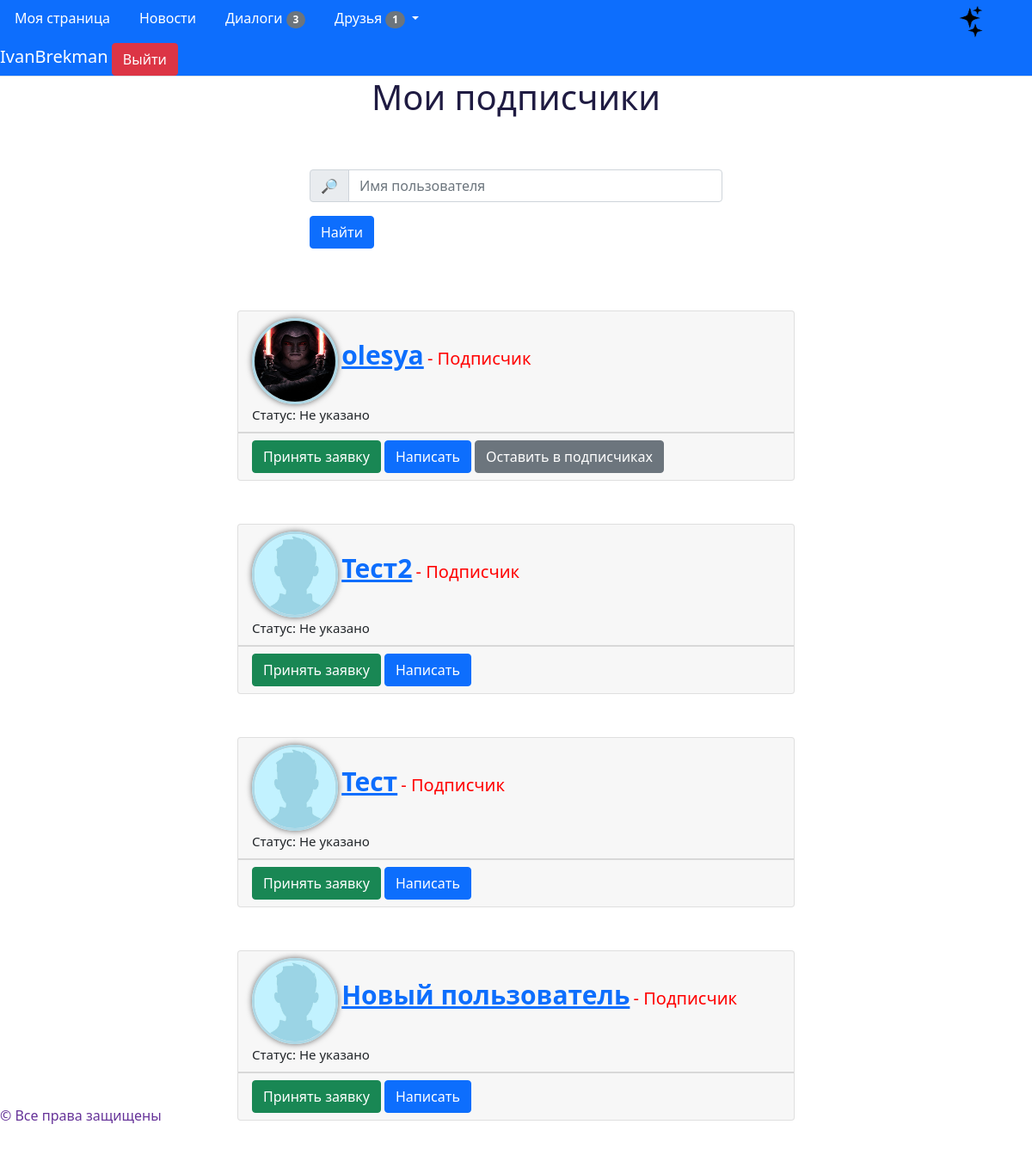
The app's page /subscribers/1 (signed in) with its own data.
### data/models/user.py (models this page shows, shortened)
class User(SqlAlchemyBase, UserMixin, SerializerMixin):
    __tablename__ = 'users'
    id = sqlalchemy.Column(sqlalchemy.Integer, primary_key=True, autoincrement=True)
    sid = sqlalchemy.Column(sqlalchemy.String)
    nickname = sqlalchemy.Column(sqlalchemy.String, nullable=False)
    email = sqlalchemy.Column(sqlalchemy.String, nullable=False, unique=True)
    img = sqlalchemy.Column(sqlalchemy.String, default='default')
    status = sqlalchemy.Column(sqlalchemy.String, default='Не указано')
    sex = sqlalchemy.Column(sqlalchemy.String, default='Не указано')
    education = sqlalchemy.Column(sqlalchemy.String, default='Не указано')
    marital_status = sqlalchemy.Column(sqlalchemy.String, default='Не указано')
    birthday = sqlalchemy.Column(sqlalchemy.DateTime, default=dt.datetime(1800, 1, 1))
    about_me = sqlalchemy.Column(sqlalchemy.String, default='Не указано')
    password = sqlalchemy.Column(sqlalchemy.String, nullable=False)
    create_date = sqlalchemy.Column(sqlalchemy.DateTime, default=dt.datetime.utcnow)
    last_seen = sqlalchemy.Column(sqlalchemy.DateTime, default=dt.datetime.utcnow)
    posts = orm.relation("Post", back_populates="user", order_by='desc(Post.create_date)',
                         lazy='subquery')
    rates = orm.relation("PostRate", back_populates="user", lazy='subquery')
    _subscribers = orm.relationship("FriendshipOffer", back_populates='user_to', lazy='dynamic',
                                    primaryjoin='User.id == FriendshipOffer.id_to')
    _offers = orm.relationship('FriendshipOffer', back_populates='user_from', lazy='dynamic',
                               primaryjoin='User.id == FriendshipOffer.id_from')
    _friends = orm.relationship('Friend', lazy='dynamic',
                                primaryjoin='or_(User.id == Friend.id1, User.id == Friend.id2)')
    _unanswered_ss = orm.relationship("FriendshipOffer", back_populates='user_to', lazy='subquery',
                                      primaryjoin='User.id == FriendshipOffer.id_to and not '
                                                  'FriendshipOffer.is_answered')
    dialogs = orm.relationship('Dialog', lazy='subquery',
                               primaryjoin='or_(User.id == Dialog.id1, User.id == Dialog.id2)')
    messages = orm.relationship('Message', back_populates='user_to', lazy='subquery',
                                primaryjoin='User.id == Message.id_to')
    notifications = orm.relationship('Notification', back_populates='user', lazy='dynamic')
    def subscribers(self):
        return [offer.user_from for offer in sorted(self._subscribers, key=lambda o: o.is_answered)]
    def unanswered_subscribers(self):
        return [offer for offer in self._unanswered_ss if not offer.is_answered]
    def need_answer(self, user):
        for offer in self._unanswered_ss:
            if offer.user_from == user and not offer.is_answered:
                return True
        return False
    def friends(self):
        return [friend.user1 if friend.user1 != self else friend.user2 for friend in self._friends]
    def unread_dialogs(self):
        dialogs = {}
        for mes in [message for message in self.messages if not message.is_read]:
            if dialogs.get(mes.id_from):
                dialogs.get(mes.id_from).append(mes)
            else:
                dialogs[mes.id_from] = [mes]
        return dialogs

### main.py (the view)
@app.route('/subscribers/<int:user_id>', methods=['GET', 'POST'])
@login_required
def subscribers(user_id):
    session = db_session.create_session()
    user = get_user(session, user_id, check_auth=False)
    users = user.subscribers()
    title = 'Мои подписчики' if user == current_user else f'Подписчики {user.nickname}'
    form = FindUserForm()
    if form.validate_on_submit():
        if not form.nickname.data:
            return redirect(url_for('subscribers', user_id=user_id))
        users = list(filter(lambda u: form.nickname.data.lower() in u.nickname.lower(), users))
    return render_template('users_list.html', title=title, users=users, form=form,
                           method=request.method, c_user=user)

### app/forms.py
class FindUserForm(FlaskForm):
    nickname = StringField('')
    submit = SubmitField('Найти')

### data/db_session.py (called while the page is built)
def create_session() -> Session:
    global __factory
    assert isinstance(__factory, orm.sessionmaker), f"Wrong type of __factory. Excepted " \
                                                    f"orm.sessionmaker, got {type(__factory)}"
    return __factory()

### main.py (called while the page is built)
def get_user(session, user_id, check_auth=True) -> User:
    user = session.query(User).get(user_id)
    if not user:
        raise ValueError(f'There are no users with id: {user_id}')
    if check_auth and current_user != user:
        raise ValueError(f'User with id {user_id} doesnt match to current_user, but current_page'
                         f' need this math')
    return user

@login_manager.user_loader
def load_user(user_id):
    session = db_session.create_session()
    return session.query(User).get(user_id)

@app.context_processor
def app_context():
    context = {'date': dt.utcnow, 'user_info': get_user_status_info, 'isinstance': isinstance,
               'Post': Post}
    return context

@app.before_request
def before_request():
    if current_user.is_authenticated:
        session = db_session.create_session()
        user = session.query(User).get(current_user.id)
        user.last_seen = dt.utcnow()
        session.commit()
        print(current_user.sid, clients)

@app.after_request
@cross_origin()
def after_request(response):
    response.headers.add('Access-Control-Allow-Origin', '*')
    response.headers.add('Access-Control-Allow-Headers', 'Content-Type,Authorization')
    response.headers.add('Access-Control-Allow-Methods', 'GET,PUT,POST,DELETE,OPTIONS')
    return response

### templates/users_list.html (shortened to what this page needs)
{% extends 'base.html' %}
{% block links %}
    <link rel="stylesheet" href="{{ url_for('static', filename='css/posts_style.css') }}">
{% endblock %}
{% macro friendship_card(user) %}
    {% set info = user_info(c_user, user) %}
    <div id="user_{{ user.id }}" class="card post-card">
        <div class="card-header">
            <img class="author-img round" src="{{ url_for('static', filename='img/users_img/' + user.img + '.jpg') }}" alt="Фотография друга">
            <a href="{{ url_for('home_page', user_id=user.id) }}" style="font-size: 30px"><b>{{ user.nickname }}</b></a>
            <span id="user_{{ user.id }}_status" style="font-size: 20px; color: {{ info['status_style_color'] }}">
                {{ info['status_text'].encode(encoding='utf-8').decode('utf-8') }}
            </span><br>
            <span style="font-size: 15px">Статус: {{ user.status }}</span>
        </div>
        <div id="user_{{ user.id }}_buttons" class="card-footer">
            {% if current_user == c_user %}{% if info['type'] == 'subscriber' %} {{ subscriber }} {% endif %} {% endif %}
            <a class="btn btn-primary" href="{{ url_for('users_dialog', id_from=c_user.id, id_to=user.id) }}">Написать</a>
            {% if current_user == c_user %}
                {% if c_user.need_answer(user) %} <a id="user_{{ user.id }}_sub_btn" class="btn btn-secondary" href="javascript:answer_offer({{ c_user.id }}, {{ user.id }})">Оставить в подписчиках</a> {% endif %}
            {% endif %}
        </div>
    </div>
{% endmacro %}
{% block content %}
    <h1>{{ title }}</h1>
    {% include '_find_user_form.html' %}
    {% set users = pagination['users'] if pagination is defined else users %}
    {% if not users %}
        <div class="none">
            {% if method == "GET" %}
                <h1>Отсутствует информация по данной категории</h1>
            {% else %}
                <h1>Друзей с таким никнеймом не найдено</h1>
            {% endif %}
            <img src="{{ url_for('static', filename='img/cat.png') }}" alt="Грустный котик"/>
        </div>
    {% else %}
        <div id="users_friendship_cards">
            {% for user in users %}
                {{ friendship_card(user) }}
            {% endfor %}
        </div>
    {% endif %}
{% endblock %}

### templates/base.html (shortened to what this page needs)
<!DOCTYPE html>
<html lang="en">
<head>
    <link rel="stylesheet"
          href="https://cdn.jsdelivr.net/npm/bootstrap@5.0.0-beta1/dist/css/bootstrap.min.css"
>
    <link rel="stylesheet" href="{{ url_for('static', filename='css/main.css') }}" type="text/css">
    <link rel="stylesheet" href="{{ url_for('static', filename='css/dark.css') }}" type="text/css">
    <link rel="stylesheet" href="{{ url_for('static', filename='css/popup.css') }}" type="text/css">
    {% block links %}{% endblock %}
</head>
<body>
    <header>
        {% block navigation %}
        <div class="nav nav-tabs navbar-light bg-primary" id="nav-tab" role="tablist">
            <a class="nav-item nav-link" style="color: white" id="hom" href="{{ url_for('home_page', user_id=current_user.id) }}"      role="tab" aria-selected="true" >Моя страница</a>
            <a class="nav-item nav-link" style="color: white" id="ind" href="{{ url_for('index') }}"                                   role="tab" aria-selected="false">Новости</a>
            <a class="nav-item nav-link" style="color: white" id="dia" href="{{ url_for('user_dialogs', user_id=current_user.id) }}"   role="tab" aria-selected="false">
                Диалоги
                {% if unm is not defined %}{% set unm = current_user.unread_dialogs()|length %}{% endif %}
                <span id="dialogs_count" class="badge rounded-pill bg-secondary" style="visibility: {% if unm %}visible{% else %}hidden{% endif %}">{{ unm }}</span>
            </a>
            <a class="nav-link dropdown-toggle" style="color: white" data-toggle="dropdown" href="#" role="button" aria-haspopup="true" aria-expanded="false">
                Друзья
                {% set uns = current_user.unanswered_subscribers()|length %}
                <span id="unanswered_subscribers_count1" class="badge rounded-pill bg-secondary" style="visibility: {% if uns %}visible{% else %}hidden{% endif %}">{{ uns }}</span>
            </a>
                    {% set uns = current_user.unanswered_subscribers()|length %}
            <img id="switchTheme" class="nav-item offset-md-6" src="{{ url_for('static', filename='img/star.png') }}" width="50px" height="50px" alt="Темная тема"/>
            <div class="nav-item">
                <span style="font-size: 20px; color: white">{{ current_user.nickname }}</span>
                <a class="btn btn-danger" href="{{ url_for('logout') }}" >Выйти</a>
            </div>
        </div>
        {% endblock %}
    </header>
    <main>
        {% set base = True %}
        {% block content %}{% endblock %}
    </main>
    <footer>
        <span style="color: rebeccapurple;">© Все права защищены</span>
    </footer>
</body>
</html>

### static/css/main.css (style rules this page uses)
h1 { text-align: center; margin-bottom: 5%; }
footer { position: fixed; top: 95%; }

### static/css/dark.css (style rules this page uses)
#switchTheme { display: inline-block; position: relative; }

### static/css/posts_style.css (style rules this page uses)
.post-card { margin-left: 23%; margin-bottom: 50px; width: 54%; }
.round { border-radius: 50px; border: 3px solid lightblue; box-shadow: 0 0 7px #666; }
img.author-img { width: 100px; height: 100px; }

### records on screen
User: nickname "IvanBrekman"
User: img (picture), nickname "olesya", status_text.encode "- Подписчик", status "Не указано", subscriber "Принять заявку"
User: img (placeholder picture), nickname "Тест2", status_text.encode "- Подписчик", status "Не указано", subscriber "Принять заявку"
User: img (placeholder picture), nickname "Тест", status_text.encode "- Подписчик", status "Не указано", subscriber "Принять заявку"
User: img (placeholder picture), nickname "Новый пользователь", status_text.encode "- Подписчик", status "Не указано", subscriber "Принять заявку"

### other values on screen
{{ unm }} "3"
{{ uns }} "1"
{{ title }} "Мои подписчики"
